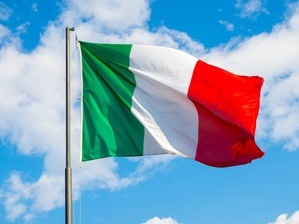
#> input picture Ejemplos/ejemplosTema1/images/banderaItalia.jpg, 299 x 224 px, shrunk from 612 x 459 before the run
$ python ejemplo03.py
#> lines starting #> are read from the running program, lines starting #| are printed output that depends on the picture; after the words box and inside, x2 and y2 are one past the last pixel; in counts of white or black regions, pixels touching at a corner belong together
# Objetivos
# - Copia de imágenes.
# - Acceso/Copia de un área determinada

import skimage as ski
import matplotlib.pyplot as plt

imagenItalia = ski.io.imread("images/banderaItalia.jpg")
#> imagenItalia is the input picture: shape (224, 299, 3); mean R, G, B 128.4, 164.2, 189.4
imagenIrlanda = ski.io.imread("images/banderaIrlanda.jpg")
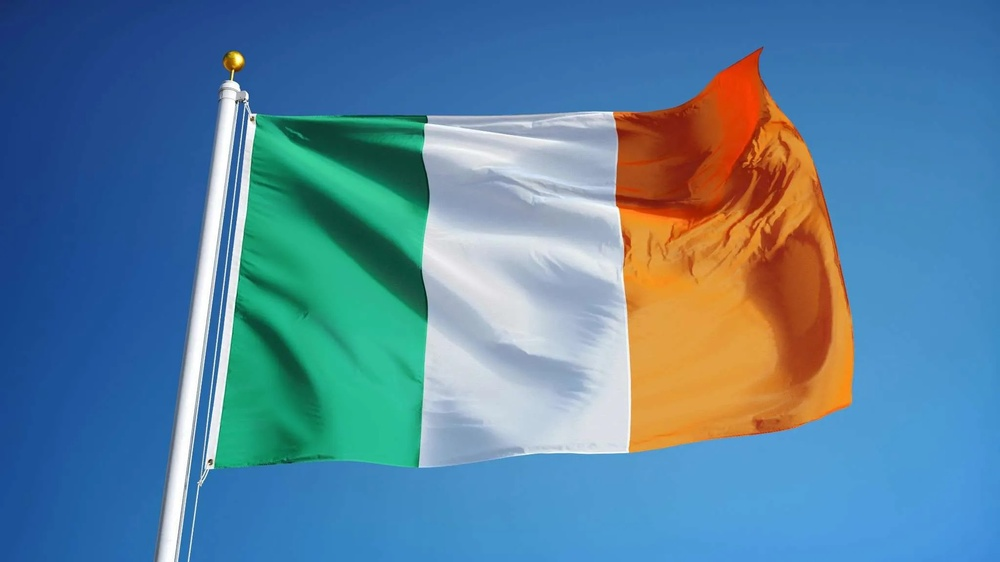
#> input picture Ejemplos/ejemplosTema1/images/banderaIrlanda.jpg, 1000 x 562 px, shrunk from 2048 x 1152 before the run
#> imagenIrlanda is the input picture: shape (562, 1000, 3); mean R, G, B 89.1, 130.2, 156.2

nueva = imagenIrlanda.copy()
nueva[0:imagenItalia.shape[0], 0:imagenItalia.shape[1], :] = imagenItalia
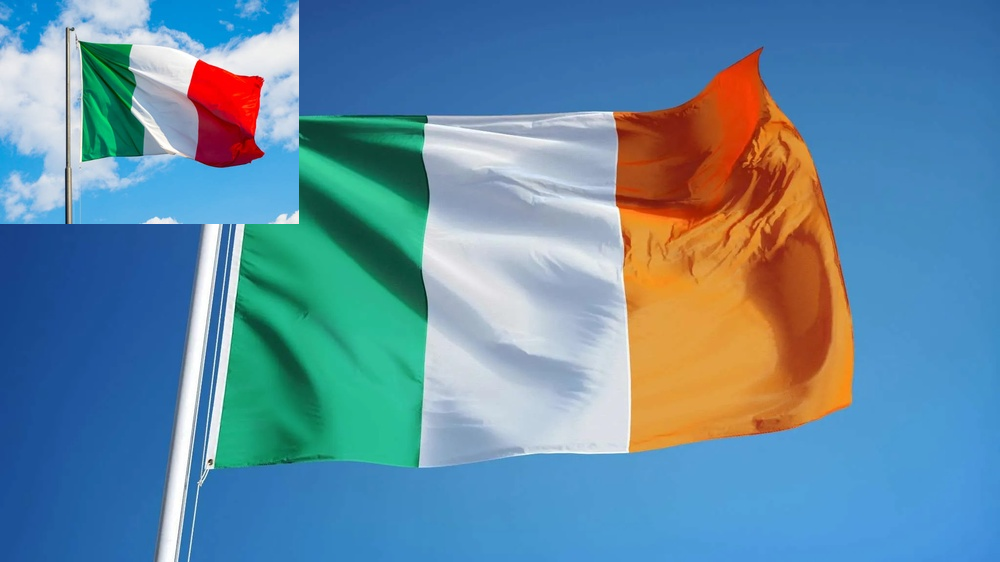
#> nueva: shape (562, 1000, 3); 11.92% of pixels changed, all inside (x1, y1, x2, y2) = (0, 0, 299, 224)

fig, axs = plt.subplots(1, 3, layout="constrained")
axs[0].imshow(imagenItalia)
axs[1].imshow(imagenIrlanda)
axs[2].imshow(nueva)
for ax in axs:
    ax.set_axis_off()
plt.show()
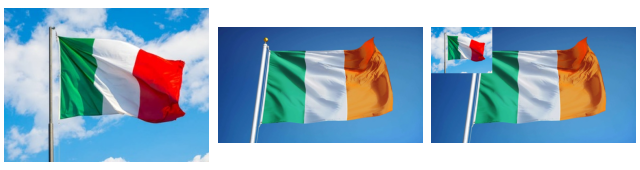
#> figure drawn by matplotlib, 3 panels
